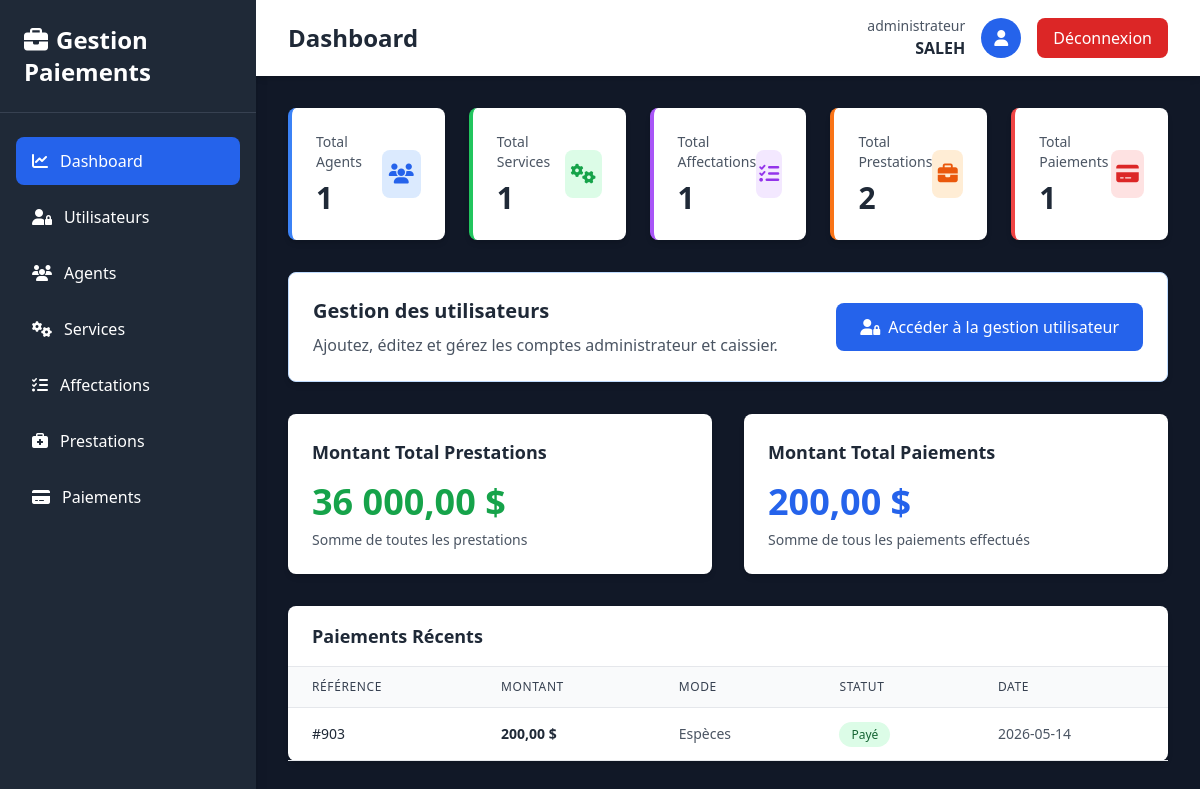
The app's page /Dashboard.php (signed in) with its own data.
### tables this page shows
CREATE TABLE `paiement` (
  `id` int(11) NOT NULL,
  `reference` int(11) DEFAULT NULL,
  `montant` float DEFAULT NULL,
  `date_paiement` date DEFAULT NULL,
  `mode_paiement` varchar(50) DEFAULT NULL,
  `statut` varchar(50) DEFAULT NULL,
  `numeroPrest` int(11) NOT NULL
);

### Dashboard.php (the view, shortened to what the rows shown need)
<?php
require_once __DIR__ . '/Config/Database.php';
require_once __DIR__ . '/Classes/Paiement.php';
$paiements = Paiement::getAll();
?>
<!DOCTYPE html>
<html lang="fr">
<head>
    <script src="https://cdn.tailwindcss.com"></script>
    <link rel="stylesheet" href="https://cdnjs.cloudflare.com/ajax/libs/font-awesome/6.4.0/css/all.min.css">
</head>
<body class="bg-gray-50">
    <div class="flex h-screen bg-gray-900">
        <div class="w-64 bg-gray-800 text-white shadow-lg">
            <div class="p-6 border-b border-gray-700">
                <h1 class="text-2xl font-bold">
                    <i class="fas fa-briefcase mr-2"></i>Gestion Paiements
                </h1>
            </div>
        </div>
        <div class="flex-1 flex flex-col overflow-hidden">
            <div class="bg-white shadow-md">
                <div class="max-w-7xl mx-auto px-4 sm:px-6 lg:px-8 py-4 flex justify-between items-center">
                    <h2 class="text-2xl font-bold text-gray-800">Dashboard</h2>
                </div>
            </div>
            <div class="flex-1 overflow-auto p-8">
                <div class="bg-white rounded-lg shadow-md">
                    <div class="overflow-x-auto">
                        <table class="w-full">
                            <thead class="bg-gray-50 border-b border-gray-200">
                                <tr>
                                    <th class="px-6 py-3 text-left text-xs font-medium text-gray-700 uppercase tracking-wider">Référence</th>
                                    <th class="px-6 py-3 text-left text-xs font-medium text-gray-700 uppercase tracking-wider">Montant</th>
                                    <th class="px-6 py-3 text-left text-xs font-medium text-gray-700 uppercase tracking-wider">Mode</th>
                                    <th class="px-6 py-3 text-left text-xs font-medium text-gray-700 uppercase tracking-wider">Statut</th>
                                    <th class="px-6 py-3 text-left text-xs font-medium text-gray-700 uppercase tracking-wider">Date</th>
                                </tr>
                            </thead>
                            <tbody>
                                <?php
                                $recent_paiements = array_slice($paiements, -5);
                                foreach ($recent_paiements as $paiement) {
                                    $statut_class = $paiement->getStatut() === 'Payé' ? 'bg-green-100 text-green-800' : 'bg-yellow-100 text-yellow-800';
                                ?>
                                <tr class="border-b border-gray-200 hover:bg-gray-50">
                                    <td class="px-6 py-4 whitespace-nowrap text-sm font-medium text-gray-800">#<?php echo $paiement->getReference(); ?></td>
                                    <td class="px-6 py-4 whitespace-nowrap text-sm font-semibold text-gray-800"><?php echo number_format($paiement->getMontant(), 2, ',', ' '); ?> $</td>
                                    <td class="px-6 py-4 whitespace-nowrap text-sm text-gray-600"><?php echo $paiement->getModePaiement(); ?></td>
                                    <td class="px-6 py-4 whitespace-nowrap text-sm">
                                        <span class="px-3 py-1 rounded-full text-xs font-medium <?php echo $statut_class; ?>">
                                            <?php echo $paiement->getStatut(); ?>
                                        </span>
                                    </td>
                                    <td class="px-6 py-4 whitespace-nowrap text-sm text-gray-600"><?php echo $paiement->getDatePaiement(); ?></td>
                                </tr>
                                <?php } ?>
                            </tbody>
                        </table>
                    </div>
                </div>
            </div>
        </div>
    </div>
</body>
</html>

### records on screen
paiement: reference "903", montant "200,00", mode_paiement "Espèces", statut "Payé", date_paiement "2026-05-14"

### other values on screen
$role "administrateur"
$username "SALEH"
$totalAgents "1"
$totalServices "1"
$totalAffectations "1"
$totalPrestations "2"
$totalPaiements "1"
$totalMontantPrestations "36 000,00"
$totalMontantPaiements "200,00"
